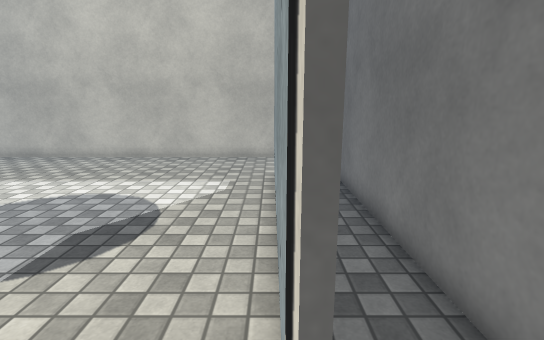
View 1 (above)

12 first-person views from a walk through a 3-D level made in the Unity game engine. The camera is 1.4 m above the floor, tilts 12° down and sees 85° across. The floor is counted in squares, 0.5 m on a side. Each view is taken from the middle of a square. On the plan, view 1 faces up. The plan holds only what a view shows up to about 20 squares ahead; the rest is blank. Surface patterns are stand-ins for the level's own textures.

View 2
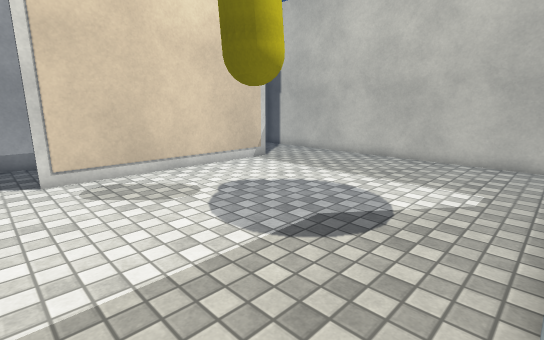

View 3
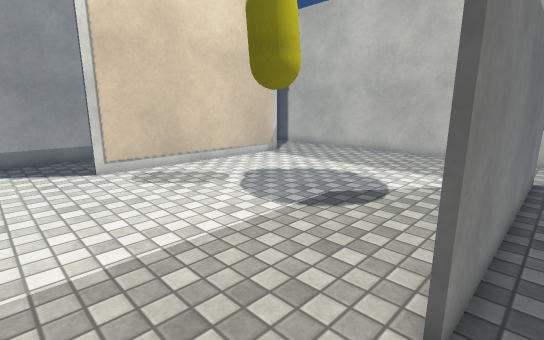

View 4
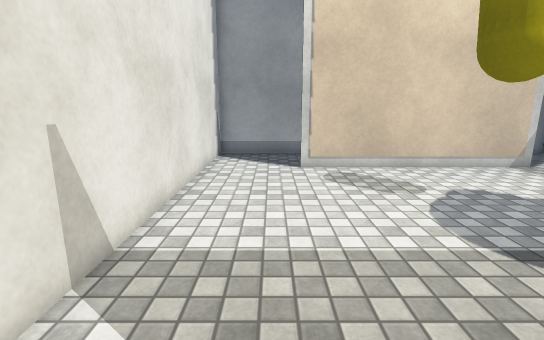

View 5
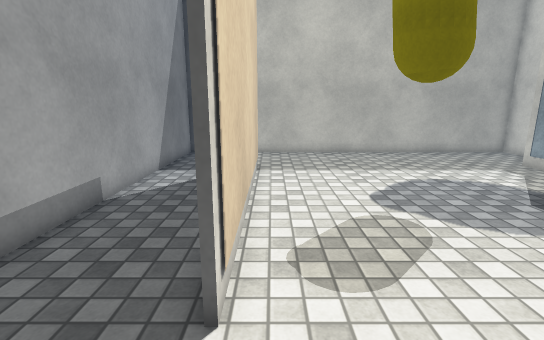

View 6
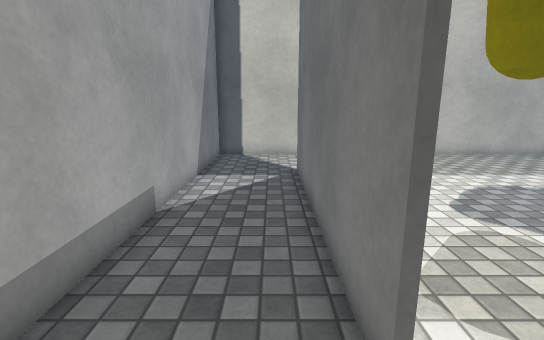

View 7
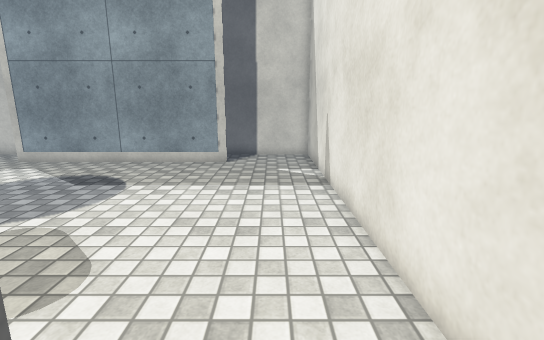

View 8
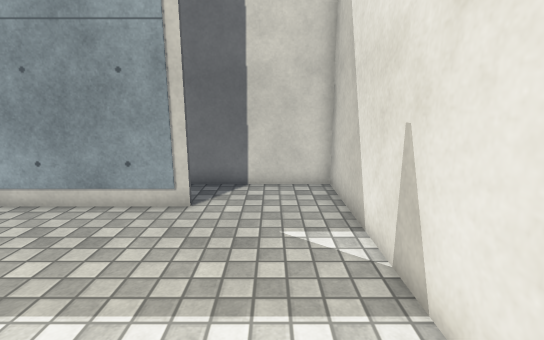

View 9
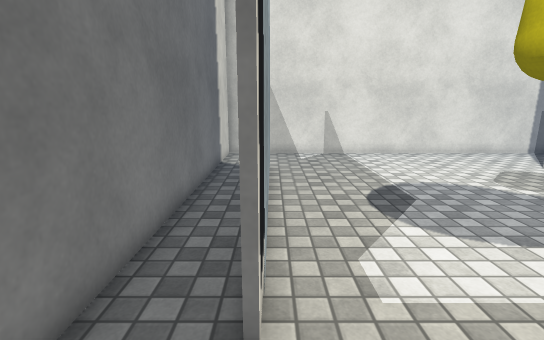

View 10
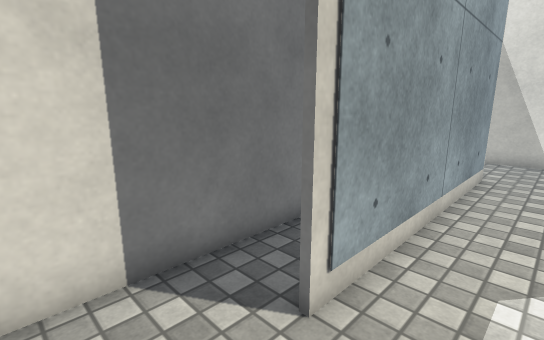

View 11
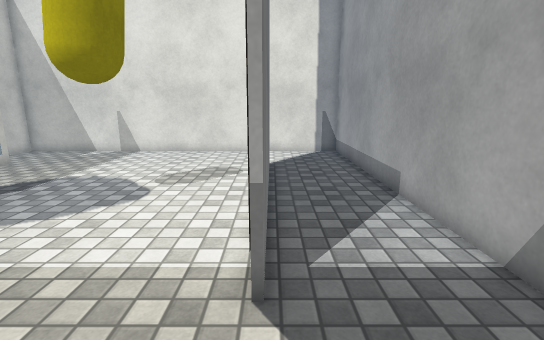

View 12
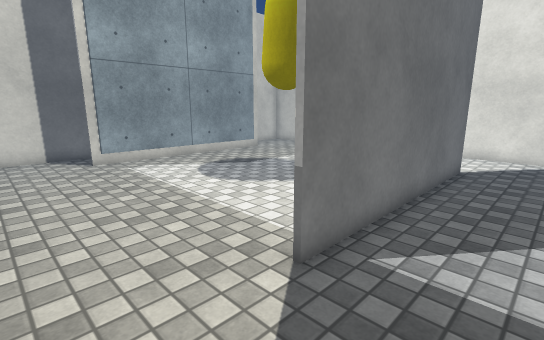

### Floor plan
Points are (right, up) in squares from view 1. A wall is a line through its corners. A room is listed if a view was taken in it or the views show most of it. See-through windows are left out.
Room 1 (views 1, 2, 5, 8, 9, 10)
walls: (-12.6, 12.2) (-12.6, 1.2); (0.1, 1.2) (0.1, 12.2); (0.6, 16.7) (-12.6, 16.7); (-12.6, -3.2) (0.6, -3.2)
ways out: opening at (0, -0.5) to room 2; opening at (0, 14.5) to room 2; opening at (-13, -0.5) to room 3; opening at (-13, 14.5) to room 3
Room 2 (views 3, 4)
walls: (0.3, 12.2) (0.3, 1.2); (0.6, -3.2) (2.6, -3.2) (2.6, 16.7) (0.6, 16.7)
ways out: opening at (0, -0.5) to room 1; opening at (0, 14.5) to room 1
Room 3 (views 6, 7, 11, 12)
walls: (-12.9, 1.2) (-12.9, 12.2); (-12.6, 16.7) (-17.1, 16.7) (-17.1, -3.2) (-12.6, -3.2)
ways out: opening at (-13, -0.5) to room 1; opening at (-13, 14.5) to room 1

Where each view was taken, in squares from view 1:
view 1: 0 up, 0 right, facing up
view 2: 0 up, 0 right, facing up-left
view 3: 2 down, 1 right, facing up-left
view 4: 0 up, 1 right, facing left
view 5: 2 down, 12 left, facing up
view 6: 1 down, 14 left, facing up
view 7: 1 down, 15 left, facing right
view 8: 1 down, 8 left, facing right
view 9: 15 up, 0 right, facing down
view 10: 15 up, 2 left, facing down-right
view 11: 16 up, 13 left, facing down
view 12: 16 up, 16 left, facing down-right
